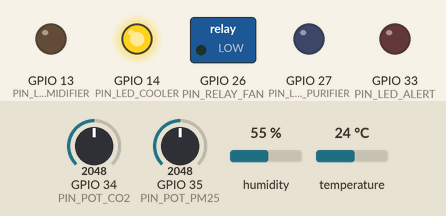
Recording of a program running on a simulated ESP32. Parts: switched loads named in the program (green lamp = pin HIGH), output pins drawn as LEDs (lit = HIGH). Inputs (shaded band) come from the test bench; at power-on: temperature 24 °C, GPIO 34 (PIN_POT_CO2) = 2048, GPIO 35 (PIN_POT_PM25) = 2048, humidity 55 %. WiFi joins after 1.5 s; servers stay silent unless stated; the local clock reads 2024-03-15 10:24:30 at power-on unless the program sets it; random numbers use the default seed unless the program sets one; no MQTT or app messages arrive unless stated; what the program prints to the serial monitor is not drawn.

Above: at 7.9 s.
8.0 s: temperature set to 22.5 °C
11.2 s: temperature set to 21 °C
At 15.3 s:
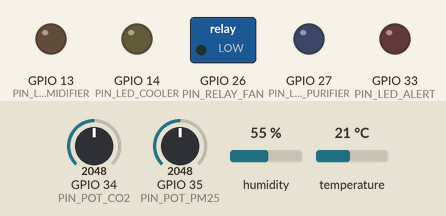
16.5 s: temperature set to 22.1 °C
26.2 s: temperature set to 22.8 °C
At 40.4 s:
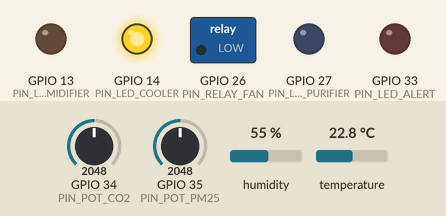
Timing chart, 0 to 41.5 s (numbered marks = the images above; inputs shaded):
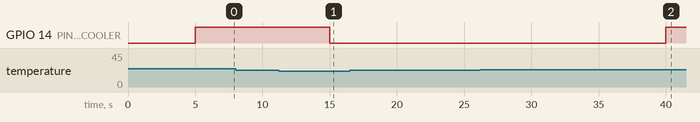

The program:

main.cpp
```cpp
// Nut giam sat chat luong khong khi - ESP32 mo phong tren Wokwi
// Luong: cam bien -> telemetry MQTT -> ThingsBoard ; ThingsBoard RPC -> relay quat / buzzer
//
// Cam bien:
//   - DHT22 (GPIO15): nhiet do, do am (keo slider tren Wokwi de thay doi)
//   - Bien tro 1 (GPIO34): muc nen CO2 400..5000 ppm
//   - Bien tro 2 (GPIO35): muc nen PM2.5 0..300 ug/m3
//   Gia tri gui di = muc nen + troi cham + nhieu nho -> khong bao gio la hang so.
// Actuator:
//   - Relay (GPIO26) cap nguon cho LED xanh "quat thong gio"
//   - Buzzer (GPIO25) + LED do (GPIO33): canh bao

#include <Arduino.h>
#include <WiFi.h>
#include <PubSubClient.h>
#include <ArduinoJson.h>
#include <DHT.h>
#include <sys/time.h>
#include <esp_sntp.h>
#include "config.h"

WiFiClient wifiClient;
PubSubClient mqtt(wifiClient);
DHT dht(PIN_DHT, DHT22);

uint32_t seq = 0;
uint32_t lastSample = 0;
bool fanOn = false;
bool buzzerOn = false;
bool purifierOn = false;
bool coolerOn = false;
bool humidifierOn = false;

// ===== Thermostat State & Control =====
float targetTemperature = THIS_NODE.targetTemp;
String hvacMode = "AUTO"; // AUTO | COOL | FAN | OFF

// Thanh phan troi cham (random walk) de du lieu bien doi tu nhien
float co2Drift = 0;
float pmDrift = 0;

// ---------- Tien ich ----------

float noise(float amplitude) {
  return ((float)random(-1000, 1001) / 1000.0f) * amplitude;
}

float randomWalk(float current, float step, float limit) {
  current += noise(step);
  return constrain(current, -limit, limit);
}

// Epoch milliseconds (UTC); tra ve 0 neu NTP chua dong bo
uint64_t epochMillis() {
  struct timeval tv;
  gettimeofday(&tv, nullptr);
  if (tv.tv_sec < 1700000000) return 0;
  return (uint64_t)tv.tv_sec * 1000ULL + tv.tv_usec / 1000;
}

// Chi so con PM2.5 theo bang breakpoint US EPA (ban sua doi 2024).
// Luu y: AQI chuan tinh tren trung binh 24h; o day tinh tren gia tri tuc thoi
// nen chi la "chi so quy uoc" phuc vu giam sat, khong phai AQI chinh thuc.
int aqiFromPm25(float c) {
  struct Bp { float cLo, cHi; int iLo, iHi; };
  static const Bp table[] = {
    {0.0f,   9.0f,   0,   50},
    {9.1f,   35.4f,  51,  100},
    {35.5f,  55.4f,  101, 150},
    {55.5f,  125.4f, 151, 200},
    {125.5f, 225.4f, 201, 300},
    {225.5f, 325.4f, 301, 500},
  };
  c = floorf(c * 10) / 10;  // EPA cat ve 1 chu so thap phan
  for (const Bp& b : table) {
    if (c <= b.cHi) {
      return (int)lroundf((b.iHi - b.iLo) / (b.cHi - b.cLo) * (c - b.cLo) + b.iLo);
    }
  }
  return 500;
}

// ---------- Actuator ----------

void applyActuators() {
  digitalWrite(PIN_RELAY_FAN, fanOn ? HIGH : LOW);
  digitalWrite(PIN_LED_ALERT, buzzerOn ? HIGH : LOW);
  digitalWrite(PIN_LED_PURIFIER, purifierOn ? HIGH : LOW);
  digitalWrite(PIN_LED_COOLER, coolerOn ? HIGH : LOW);
  digitalWrite(PIN_LED_HUMIDIFIER, humidifierOn ? HIGH : LOW);
  if (buzzerOn) tone(PIN_BUZZER, 1000);
  else noTone(PIN_BUZZER);
}

void publishState() {
  JsonDocument doc;
  doc["fan"] = fanOn ? 1 : 0;
  doc["buzzer"] = buzzerOn ? 1 : 0;
  doc["purifier"] = purifierOn ? 1 : 0;
  doc["cooler"] = coolerOn ? 1 : 0;
  doc["humidifier"] = humidifierOn ? 1 : 0;
  doc["targetTemperature"] = targetTemperature;
  doc["hvacMode"] = hvacMode;
  char buf[200];
  serializeJson(doc, buf);
  mqtt.publish(TOPIC_ATTRIBUTES, buf);
}

// ---------- RPC tu ThingsBoard ----------
// Request:  topic v1/devices/me/rpc/request/{id}, payload {"method":"setFan","params":true}
//           hoac Thermostat RPC: {"method":"setTargetTemp","params":23.5}
// Response: topic v1/devices/me/rpc/response/{id}, payload {"fan":1,"buzzer":0,...}

void onMqttMessage(char* topic, byte* payload, unsigned int length) {
  String t(topic);
  String requestId = t.substring(t.lastIndexOf('/') + 1);

  JsonDocument req;
  if (deserializeJson(req, payload, length)) {
    Serial.printf("[RPC] JSON loi: %.*s\n", length, (char*)payload);
    return;
  }
  const char* method = req["method"] | "";
  bool value = req["params"].is<bool>() ? req["params"].as<bool>()
                                        : (req["params"] | 0) != 0;

  if (strcmp(method, "setFan") == 0) {
    fanOn = value;
  } else if (strcmp(method, "setBuzzer") == 0) {
    buzzerOn = value;
  } else if (strcmp(method, "setPurifier") == 0) {
    purifierOn = value;
  } else if (strcmp(method, "setCooler") == 0 || strcmp(method, "setAC") == 0) {
    coolerOn = value;
  } else if (strcmp(method, "setHumidifier") == 0 || strcmp(method, "setMist") == 0) {
    humidifierOn = value;
  } else if (strcmp(method, "setTargetTemp") == 0 || strcmp(method, "setSetpoint") == 0 || strcmp(method, "setTemperature") == 0) {
    targetTemperature = req["params"].as<float>();
    Serial.printf("[Thermostat RPC] Cap nhat nhiet do muc tieu: %.1f C\n", targetTemperature);
  } else if (strcmp(method, "setHvacMode") == 0) {
    hvacMode = req["params"].as<const char*>();
    Serial.printf("[Thermostat RPC] Cap nhat che do HVAC: %s\n", hvacMode.c_str());
  } else if (strcmp(method, "getState") != 0) {
    Serial.printf("[RPC] method khong ho tro: %s\n", method);
  }
  applyActuators();
  Serial.printf("[RPC] %s -> fan=%d buzzer=%d purifier=%d cooler=%d humidifier=%d targetTemp=%.1f hvac=%s\n",
                method, fanOn, buzzerOn, purifierOn, coolerOn, humidifierOn, targetTemperature, hvacMode.c_str());

  JsonDocument resp;
  resp["fan"] = fanOn ? 1 : 0;
  resp["buzzer"] = buzzerOn ? 1 : 0;
  resp["purifier"] = purifierOn ? 1 : 0;
  resp["cooler"] = coolerOn ? 1 : 0;
  resp["humidifier"] = humidifierOn ? 1 : 0;
  resp["targetTemperature"] = targetTemperature;
  resp["hvacMode"] = hvacMode;
  char buf[200];
  serializeJson(resp, buf);
  mqtt.publish((String(TOPIC_RPC_RESP) + requestId).c_str(), buf);
  publishState();
}

// ---------- Ket noi ----------

void connectWifi() {
  Serial.printf("WiFi: ket noi %s", WIFI_SSID);
  WiFi.mode(WIFI_STA);
  WiFi.begin(WIFI_SSID, WIFI_PASSWORD, 6);  // Wokwi-GUEST o kenh 6 -> ket noi nhanh hon
  while (WiFi.status() != WL_CONNECTED) {
    delay(250);
    Serial.print(".");
  }
  Serial.printf(" OK, IP=%s\n", WiFi.localIP().toString().c_str());
}

void connectMqtt() {
  while (!mqtt.connected()) {
    if (WiFi.status() != WL_CONNECTED) connectWifi();
    Serial.printf("MQTT: %s:%d client=%s ... ", MQTT_HOST, MQTT_PORT, THIS_NODE.clientId);
    // ThingsBoard: username = access token, password rong
    if (mqtt.connect(THIS_NODE.clientId, THIS_NODE.token, nullptr)) {
      Serial.println("OK");
      mqtt.subscribe(TOPIC_RPC_REQ, 1);

      JsonDocument attrs;
      attrs["location"] = THIS_NODE.location;
      attrs["zone"] = THIS_NODE.zone;
      attrs["latitude"] = THIS_NODE.latitude;
      attrs["longitude"] = THIS_NODE.longitude;
      attrs["address"] = THIS_NODE.address;
      attrs["site"] = "Mekong Innovation Technology Park (Mekong MTP)";
      attrs["fw"] = FW_VERSION;
      attrs["sample_interval_ms"] = SAMPLE_INTERVAL_MS;
      attrs["targetTemperature"] = targetTemperature;
      attrs["hvacMode"] = hvacMode;
      attrs["temperatureAlarmThreshold"] = targetTemperature + 2.0f;
      attrs["temperatureAlarmFlag"] = true;
      attrs["humidityAlarmThreshold"] = 65.0f;
      attrs["humidityAlarmFlag"] = true;
      attrs["fan"] = fanOn ? 1 : 0;
      attrs["buzzer"] = buzzerOn ? 1 : 0;
      attrs["purifier"] = purifierOn ? 1 : 0;
      attrs["cooler"] = coolerOn ? 1 : 0;
      attrs["humidifier"] = humidifierOn ? 1 : 0;
      char buf[512];
      serializeJson(attrs, buf);
      mqtt.publish(TOPIC_ATTRIBUTES, buf);
    } else {
      // state 5 = sai token; -2 = khong toi duoc broker (kiem tra Docker / gateway)
      Serial.printf("loi state=%d, thu lai sau 3s\n", mqtt.state());
      delay(3000);
    }
  }
}

// ---------- Doc cam bien va gui telemetry ----------

void sampleAndPublish() {
  float temp = dht.readTemperature();
  float hum = dht.readHumidity();
  if (isnan(temp) || isnan(hum)) {
    Serial.println("DHT22: doc loi, bo qua chu ky nay");
    return;
  }

  co2Drift = randomWalk(co2Drift, 15, 120);
  pmDrift = randomWalk(pmDrift, 0.8f, 6);

  float co2Base = 400 + analogRead(PIN_POT_CO2) / 4095.0f * 4600;
  float pmBase = analogRead(PIN_POT_PM25) / 4095.0f * 300;

  float temperature = temp + noise(0.15f);
  float humidity = constrain(hum + noise(0.5f), 0, 100);
  int co2 = (int)max(400.0f, co2Base + co2Drift + noise(10));
  float pm25 = max(0.0f, pmBase + pmDrift + noise(0.5f));
  int airQuality = aqiFromPm25(pm25);

  // Thuat toan dieu nhiet Thermostat tu dong (khi hvacMode = AUTO)
  if (hvacMode == "AUTO") {
    if (temperature > targetTemperature + 0.8f) {
      coolerOn = true;
    } else if (temperature <= targetTemperature - 0.4f) {
      coolerOn = false;
    }
    applyActuators();
  }

  // ThingsBoard: {"ts": <epoch ms>, "values": {...}}; khong co ts -> TB dung gio server
  JsonDocument doc;
  uint64_t ts = SEND_DEVICE_TS ? epochMillis() : 0;
  JsonObject values;
  if (ts) {
    doc["ts"] = ts;
    values = doc["values"].to<JsonObject>();
  } else {
    values = doc.to<JsonObject>();
  }
  values["temperature"] = roundf(temperature * 10) / 10;
  values["humidity"] = roundf(humidity * 10) / 10;
  values["targetTemperature"] = targetTemperature;
  values["co2"] = co2;
  values["pm25"] = roundf(pm25 * 10) / 10;
  values["air_quality"] = airQuality;
  values["cooler"] = coolerOn ? 1 : 0;
  values["fan"] = fanOn ? 1 : 0;
  values["seq"] = ++seq;

  char buf[256];
  size_t n = serializeJson(doc, buf);
  bool ok = mqtt.publish(TOPIC_TELEMETRY, (const uint8_t*)buf, n, false);
  Serial.printf("[%s] %s %s\n", THIS_NODE.clientId, ok ? "PUB" : "FAIL", buf);
}

void setup() {
  Serial.begin(115200);
  pinMode(PIN_RELAY_FAN, OUTPUT);
  pinMode(PIN_LED_ALERT, OUTPUT);
  pinMode(PIN_LED_PURIFIER, OUTPUT);
  pinMode(PIN_LED_COOLER, OUTPUT);
  pinMode(PIN_LED_HUMIDIFIER, OUTPUT);
  pinMode(PIN_BUZZER, OUTPUT);
  applyActuators();

  randomSeed(esp_random());
  dht.begin();
  Serial.printf("\n=== %s (%s) fw %s ===\n", THIS_NODE.clientId, THIS_NODE.location, FW_VERSION);

  connectWifi();
  sntp_set_sync_interval(NTP_SYNC_INTERVAL_MS);
  configTime(GMT_OFFSET_S, 0, NTP_SERVER);

  mqtt.setServer(MQTT_HOST, MQTT_PORT);
  mqtt.setKeepAlive(MQTT_KEEPALIVE_S);
  mqtt.setBufferSize(512);
  mqtt.setCallback(onMqttMessage);
  connectMqtt();
}

void loop() {
  if (!mqtt.connected()) connectMqtt();
  mqtt.loop();

  if (millis() - lastSample >= SAMPLE_INTERVAL_MS) {
    lastSample = millis();
    sampleAndPublish();
  }
}
```

config.h
```cpp
#pragma once

// ===== WiFi (mang ao cua Wokwi) =====
#define WIFI_SSID     "Wokwi-GUEST"
#define WIFI_PASSWORD ""

// ===== MQTT broker = MQTT transport cua ThingsBoard =====
// Wokwi for VS Code: host.wokwi.internal tro ve may that (localhost).
// Du phong (Wokwi tren trinh duyet): doi sang dia chi ThingsBoard public.
#define MQTT_HOST      "host.wokwi.internal"
#define MQTT_PORT      1883
#define MQTT_KEEPALIVE_S 30      // giay

// ===== Topic chuan cua ThingsBoard Device MQTT API =====
#define TOPIC_TELEMETRY   "v1/devices/me/telemetry"
#define TOPIC_ATTRIBUTES  "v1/devices/me/attributes"
#define TOPIC_RPC_REQ     "v1/devices/me/rpc/request/+"
#define TOPIC_RPC_RESP    "v1/devices/me/rpc/response/"

// ===== Chu ky lay mau =====
#define SAMPLE_INTERVAL_MS 5000

// ===== NTP (gio Viet Nam UTC+7, ts gui di la epoch UTC) =====
#define NTP_SERVER   "pool.ntp.org"
#define GMT_OFFSET_S (7 * 3600)

// Gui "ts" (thoi diem do) tu thiet bi hay khong.
// 0 = khong gui -> ThingsBoard gan thoi diem nhan (khuyen dung tren Wokwi):
//     Wokwi thuong chay cham hon thoi gian thuc (~50%), dong ho ESP32 mo phong
//     tre dan so voi gio that (do duoc ~30 s moi phut) nen ts thiet bi sai lech.
// 1 = gui ts epoch ms (dung cho ESP32 that, dong ho chay dung toc do).
#define SEND_DEVICE_TS 0
#define NTP_SYNC_INTERVAL_MS 15000   // dong bo lai NTP moi 15 s (gia tri toi thieu cua SNTP)

#define FW_VERSION "1.0.0"

// ===== Thong tin tung node: dan access token lay tu ThingsBoard =====
#ifndef NODE_ID
#define NODE_ID 1
#endif

struct NodeInfo {
  const char* clientId;
  const char* token;
  const char* location;     // Ma dinh danh vi tri
  const char* zone;         // Ten phan khu Mekong MTP
  double latitude;          // Vi do GPS (ThingsBoard Map Widget)
  double longitude;         // Kinh do GPS (ThingsBoard Map Widget)
  const char* address;      // Dia chi khu vuc
  float targetTemp;         // Nhiet do muc tieu Thermostat (°C)
};

// Vi tri cac tram quan trac xung quanh Cong vien phan mem Mekong (Mekong MTP)
// Dia chi: Ap Phong Thuan, xa Tan My Chanh, TP. My Tho, Tien Giang (mat tien QL50)
// Toa do trung tam: 10.355847° N, 106.402084° E (khuon vien 70.000 m2)
static const NodeInfo NODES[] = {
  {
    "aq-node-01", "cfDE7UCWheIlZo6hGJer",
    "mtp-block-a-datacenter",
    "Toa nha A - Dieu hanh & Data Center",
    10.35520, 106.40180,
    "Khu A, Mekong MTP, Tan My Chanh, TP. My Tho",
    22.0f
  },
  {
    "aq-node-02", "Fgpboz3AmE0i69LpsrLy",
    "mtp-block-b-software-hub",
    "Toa nha B - Khu Doanh nghiep Phan mem",
    10.35575, 106.40225,
    "Khu B, Mekong MTP, Tan My Chanh, TP. My Tho",
    25.0f
  },
  {
    "aq-node-03", "Si7Fj23cINvVTu6kkmbQ",
    "mtp-block-c-iot-incubator",
    "Toa nha C - Vuon uom & IoT Lab",
    10.35620, 106.40160,
    "Khu C, Mekong MTP, Tan My Chanh, TP. My Tho",
    24.0f
  },
  {
    "aq-node-04", "wjIuDs8rqNOkrwXidjOF",
    "mtp-hall-convention-center",
    "Hoi truong Da nang 600 cho",
    10.35470, 106.40260,
    "Trung tam Hoi nghi MTP, Tan My Chanh, TP. My Tho",
    23.5f
  },
  {
    "aq-node-05", "3dLgQjXSE9atDwyyQxGd",
    "mtp-gate-ambient-ql50",
    "Cong chinh & Quan trac Ngoai vi QL50",
    10.35415, 106.40120,
    "Cong MTP mat tien QL50, Tan My Chanh, TP. My Tho",
    28.0f
  },
};

static const NodeInfo& THIS_NODE = NODES[NODE_ID - 1];

// ===== Chan ket noi (khop voi diagram.json) =====
#define PIN_DHT             15
#define PIN_POT_CO2         34
#define PIN_POT_PM25        35
#define PIN_RELAY_FAN       26  // Quat thong gio (CO2) - Relay + LED Green
#define PIN_BUZZER          25  // Coi bao dong nguy cap
#define PIN_LED_ALERT       33  // Den bao dong do (Emergency Alert) - LED Red
#define PIN_LED_PURIFIER    27  // May loc khong khi HEPA (PM2.5 / AQI) - LED Blue
#define PIN_LED_COOLER      14  // Dieu hoa / Lam mat (Nhiet do) - LED Yellow
#define PIN_LED_HUMIDIFIER  13  // May phun suong / Tao am (Do am) - LED Orange
```

Measured:
- the behaviour switches between 21.7 and 21.6 °C on temperature (found by bisection; images 0 and 1)
- the behaviour switches between 22.7 and 22.8 °C on temperature (found by bisection; images 1 and 2)
- after the input at 8.0 s, every drawn part: stays the same
- after the input at 11.2 s, GPIO 14 (PIN_LED_COOLER): HIGH → LOW after 3.8 s
- after the input at 16.5 s, every drawn part: stays the same
- after the input at 26.2 s, GPIO 14 (PIN_LED_COOLER): LOW → HIGH after 13.8 s
